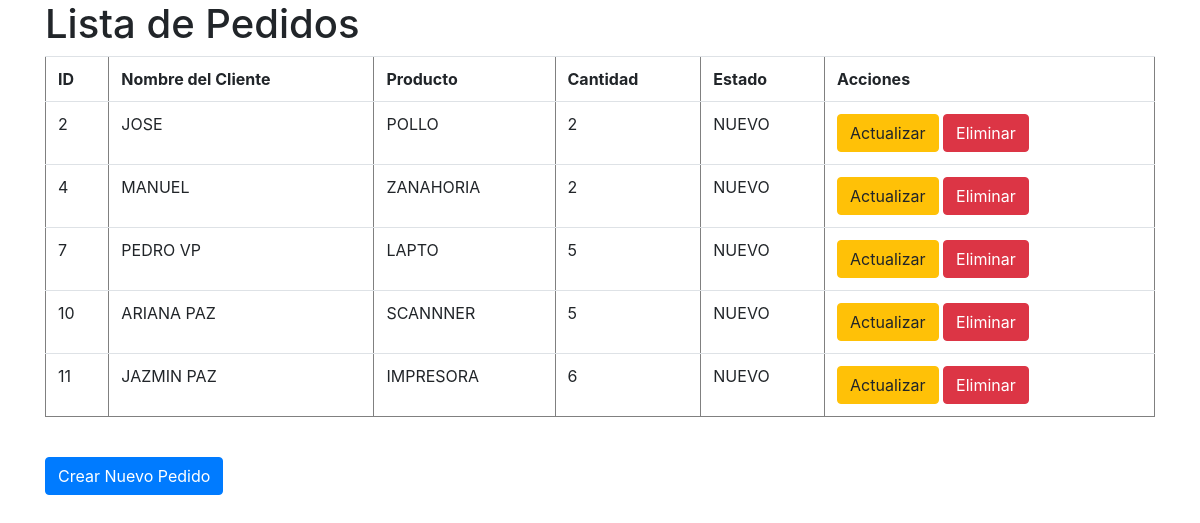
The page / on the database its author committed.
### tables this page shows
CREATE TABLE `orders`  (
  `id` int(11) NOT NULL AUTO_INCREMENT,
  `customer_name` varchar(255) NOT NULL,
  `product` varchar(255) NOT NULL,
  `quantity` int(11) NOT NULL,
  `status` varchar(50) NOT NULL,
  `created_at` timestamp(0) NULL DEFAULT current_timestamp(0),
  PRIMARY KEY (`id`) USING BTREE
);

### src/Order.php (called while the page is built, shortened)
<?php
class Order {
    private $conn;
    private $table_name = "orders";
    public function __construct($db) {
        $this->conn = $db;
    }
    public function read() {
        $query = "SELECT * FROM " . $this->table_name;
        $stmt = $this->conn->prepare($query);
        $stmt->execute();
        return $stmt;
    }
}

### read_orders.php (the view, shortened to what this page needs)
<!DOCTYPE html>
<?php
require_once 'src/Order.php';
$database = new Database();
$db = $database->getConnection();
$order = new Order($db);
$stmt = $order->read();
$orders = $stmt->fetchAll(PDO::FETCH_ASSOC);
?>
<!DOCTYPE html>
<html lang="en">
    <head>
        <link rel="stylesheet" href="https://cdn.jsdelivr.net/npm/bootstrap@4.0.0/dist/css/bootstrap.min.css">
    </head>
    <body>
        <div class="container">
            <h1>Lista de Pedidos</h1>
            <table class="table table-stripped" border="1">
                <tr>
                    <th>ID</th>
                    <th>Nombre del Cliente</th>
                    <th>Producto</th>
                    <th>Cantidad</th>
                    <th>Estado</th>
                    <th>Acciones</th>
                </tr>
                <?php foreach ($orders as $order) { ?>
                    <tr>
                        <td><?php echo $order['id']; ?></td>
                        <td><?php echo $order['customer_name']; ?></td>
                        <td><?php echo $order['product']; ?></td>
                        <td><?php echo $order['quantity']; ?></td>
                        <td><?php echo $order['status']; ?></td>
                        <td>
                            <a class="btn btn-warning" href="update_order.php?id=<?php echo $order['id']; ?>">Actualizar</a>
                            <a class="btn btn-danger" href="delete_order.php?id=<?php echo $order['id']; ?>">Eliminar</a>
                        </td>
                    </tr>
                <?php } ?>
            </table>
            <br>
            <a href="create_order.php" class="btn btn-primary">Crear Nuevo Pedido</a>
        </div>
    </body>
</html>

### index.php (shortened to what this page needs)
<link rel="stylesheet" href="https://cdn.jsdelivr.net/npm/bootstrap@4.0.0/dist/css/bootstrap.min.css">
<?php
require_once 'src/Order.php';
$action = $_POST['action'] ?? 'read';
if ($action == "read") {
   include 'read_orders.php';
}

### rows shown on the page
orders: id "2", customer_name "JOSE", product "POLLO", quantity "2", status "NUEVO"
orders: id "4", customer_name "MANUEL", product "ZANAHORIA", quantity "2", status "NUEVO"
orders: id "7", customer_name "PEDRO VP", product "LAPTO", quantity "5", status "NUEVO"
orders: id "10", customer_name "ARIANA PAZ", product "SCANNNER", quantity "5", status "NUEVO"
orders: id "11", customer_name "JAZMIN PAZ", product "IMPRESORA", quantity "6", status "NUEVO"
